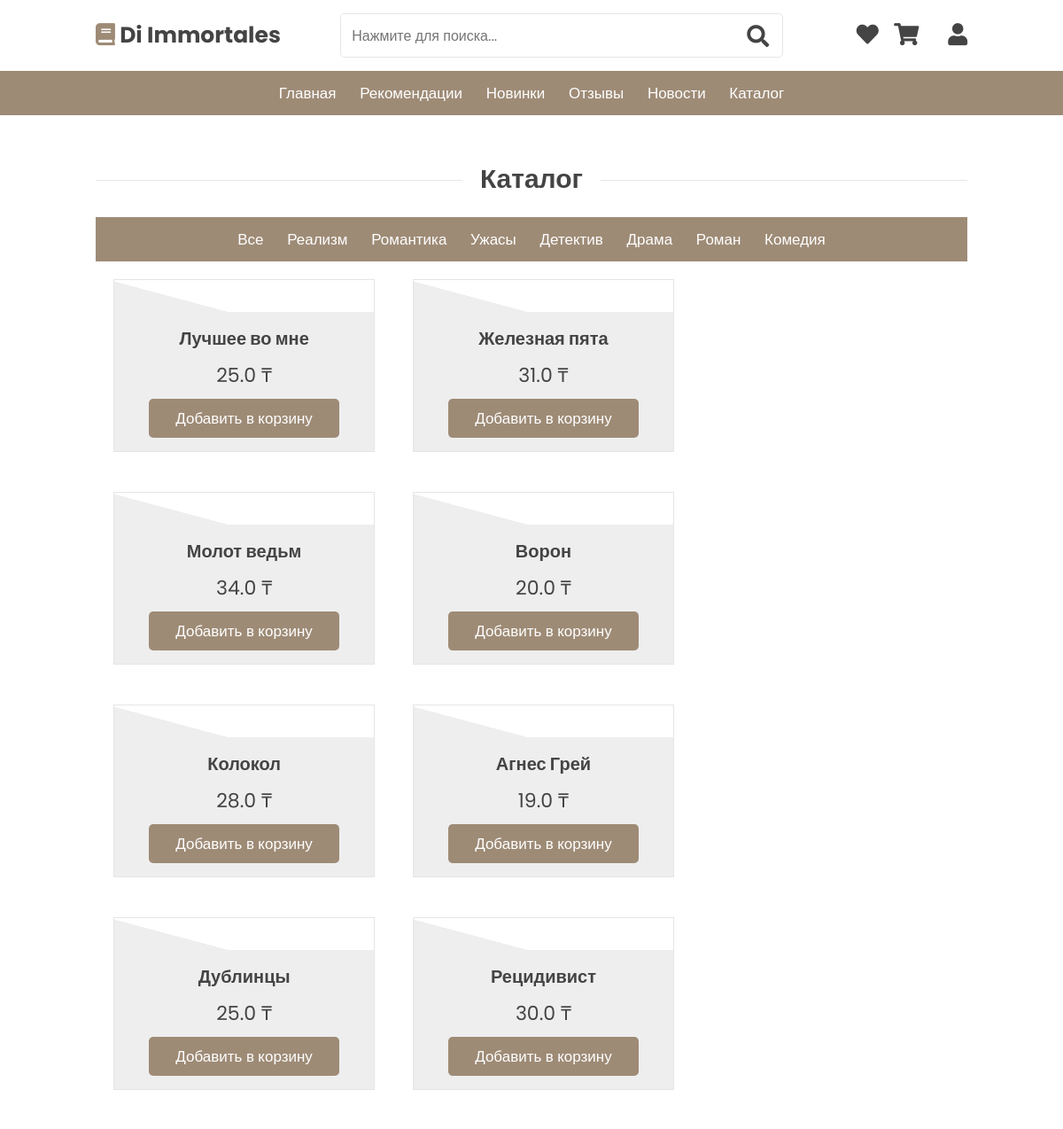
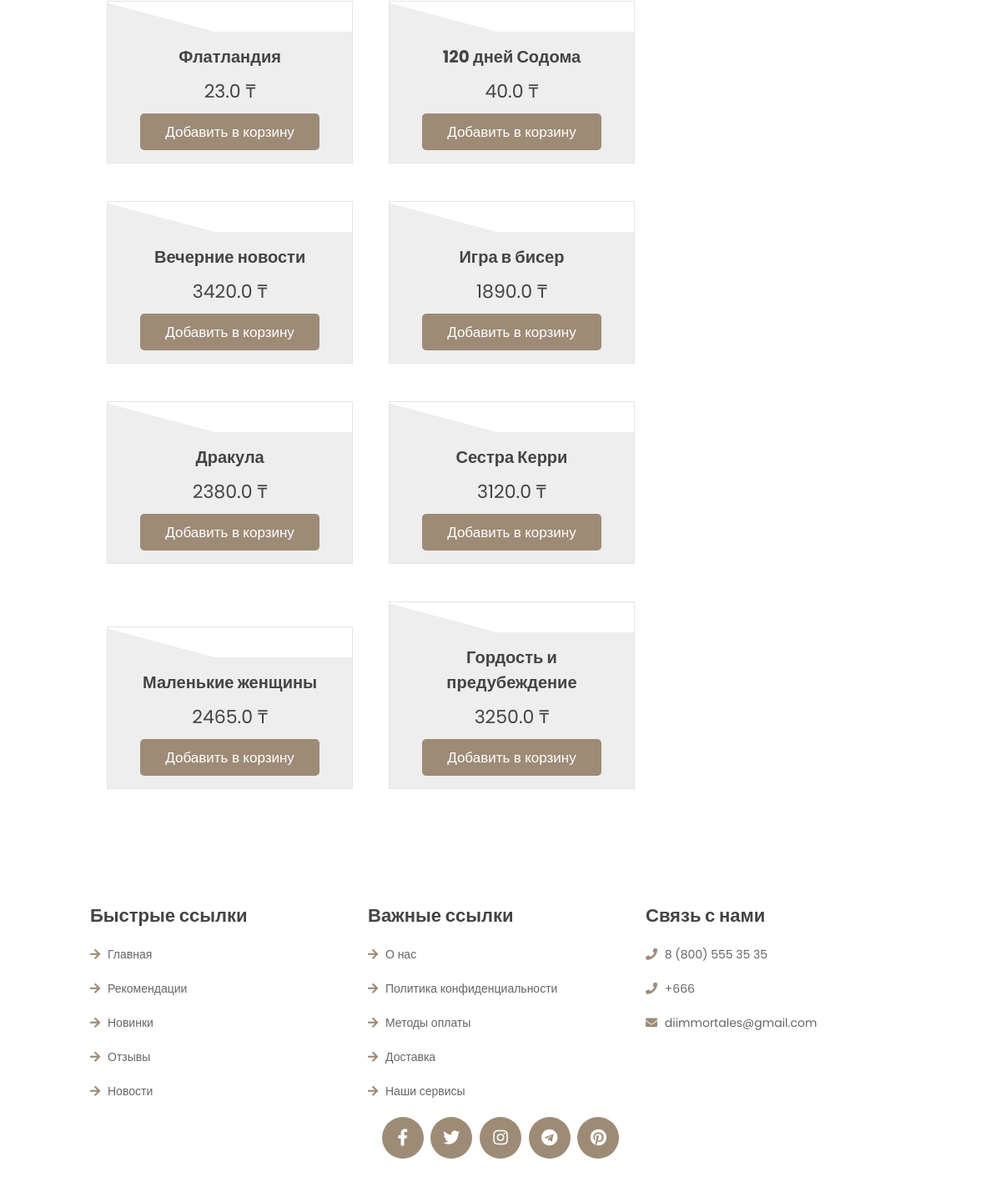
Page /catalog/ on the committed database (2 pictures, top to bottom).
### bookShop/models.py (models this page shows, shortened)
class Genre(models.Model):
    genreName = models.CharField(_("Название жанра"), max_length=255)
    class Meta:
        verbose_name = _("Жанр")
        verbose_name_plural = _("Жанры")

class Book(models.Model):
    bookName = models.CharField(_("Название книги"), max_length=255)
    bookAuthor = models.CharField(_("Автор книги"), max_length=255)
    pages = models.IntegerField(_("Количество страниц"))
    description = models.TextField(_("Описание книги"))
    price = models.FloatField(_("Цена"))
    bookImage = models.CharField(_("Изображение книги"), max_length=255, default="")
    genre = models.ForeignKey(Genre, on_delete=models.CASCADE, verbose_name=_("Жанр"))
    class Meta:
        verbose_name = _("Книга")
        verbose_name_plural = _("Книги")

### bookShop/views.py (the view)
# urls.py: path('catalog/', views.catalogPage, name='catalogPage'),
def catalogPage(request):
    books = Book.objects.all()
    genres = Genre.objects.all()
    GENREID = request.GET.get('genre')
    if GENREID:
        books = Book.objects.filter(genre=GENREID)
    else:
        books = Book.objects.all()
    return render(request, "catalog.html", {
        'books': books,
        'genres': genres,
    })

### bookShop/templates/catalog.html (shortened to what this page needs)
{% extends 'base.html' %}
{% load static %}
{% block content %}
    <section>
        <h1 class="heading"><span>Каталог</span></h1>
        <div class="header-2">
            <nav class="navbar">
                <a href="{% url 'catalogPage' %}">Все</a>
                {% for genre in genres %}
                    <a href="/catalog/?genre={{genre.id}}">{{ genre.genreName }}</a>
                {% endfor %}
            </nav>
        </div>
        <div class="book">
            {% if books %}
                {% for book in books %}
                    <div class="box">
                        <div class="image">
                        </div>
                        <div class="content">
                            <h3>{{ book.bookName }}</h3>
                            <div class="price">{{ book.price }} ₸</div>
                            {% if user.is_authenticated %}
                                <form method="post" action="{% url 'add_to_cart' book.id %}">
                                    {% csrf_token %}
                                    <button type="submit" class="btn">Добавить в корзину</button>
                                </form>
                            {% else %}
                                <a href="/login" class="btn">Добавить в корзину</a>
                            {% endif %}
                        </div>
                    </div>
                {% endfor %}
            {% else %}
                <div class="empty-cart-message">
                    <p>Нет книг данного жанра</p>
                    <a href="{% url 'catalogPage' %}" class="btn">Перейти в каталог</a>
                </div>
            {% endif %}
        </div>
    </section>
{% endblock %}

### bookShop/static/css/style.css (style rules this page uses)
:root { --basic:#9e8b76; --dark-color:#685849; --black:#444; --light-color:#666; --border:.1rem solid rgba(0,0,0,.1); --border-hover:.1rem solid var(--black); --box-shadow:0 .5rem 1rem rgba(0,0,0,.1); }
* { font-family: 'Poppins', sans-serif; margin:0; padding:0; box-sizing: border-box; text-transform:none; outline: none; border:none; text-decoration: none; transition:all .2s linear; transition:width none; }
html { font-size: 62.5%; overflow-x: hidden; scroll-padding-top: 5rem; scroll-behavior: smooth; }
section { padding:5rem 9%; }
.heading { text-align: center; margin-bottom: 2rem; position: relative; }
.heading::before { content: ''; position: absolute; top:50%; left:0; transform: translateY(-50%); width: 100%; height:.01rem; background: rgba(0,0,0,.1); z-index: -1; }
.heading span { font-size: 3rem; padding:.5rem 2rem; color:var(--black); background: #fff; }
.btn { margin-top: 1rem; display:inline-block; padding:.9rem 3rem; border-radius: .5rem; color:#fff; background:var(--basic); font-size: 1.7rem; cursor: pointer; font-weight: 500; }

### bookShop/templates/catalog.html (style rules this page uses)
.book .box { margin: 2rem; position: relative; overflow: hidden; border: var(--border); text-align: center; width: 30%; display: inline-block; }
.book .box .image { padding: 1rem; background: linear-gradient(15deg, #eee 30%, #fff 30.1%); }
.book .box .content { background: #eee; padding: 1.5rem; }
.book .box .content h3 { font-size: 2rem; color: var(--black); }
.book .box .content .price { font-size: 2.2rem; color: var(--black); padding-top: 1rem; }
.header-2 { background: var(--basic); }
.header-2 .navbar { text-align: center; }
.header-2 .navbar a { color: #fff; display: inline-block; padding: 1.2rem; font-size: 1.7rem; }

### rows in the picture
Genre: genreName "Реализм"
Genre: genreName "Романтика"
Genre: genreName "Ужасы"
Genre: genreName "Детектив"
Genre: genreName "Драма"
Genre: genreName "Роман"
Genre: genreName "Комедия"
Book: bookName "Лучшее во мне", price "25.0"
Book: bookName "Железная пята", price "31.0"
Book: bookName "Молот ведьм", price "34.0"
Book: bookName "Ворон", price "20.0"
Book: bookName "Колокол", price "28.0"
Book: bookName "Агнес Грей", price "19.0"
Book: bookName "Дублинцы", price "25.0"
Book: bookName "Рецидивист", price "30.0"
Book: bookName "Флатландия", price "23.0"
Book: bookName "120 дней Содома", price "40.0"
Book: bookName "Вечерние новости", price "3420.0"
Book: bookName "Игра в бисер", price "1890.0"
Book: bookName "Дракула", price "2380.0"
Book: bookName "Сестра Керри", price "3120.0"
Book: bookName "Маленькие женщины", price "2465.0"
Book: bookName "Гордость и предубеждение", price "3250.0"
